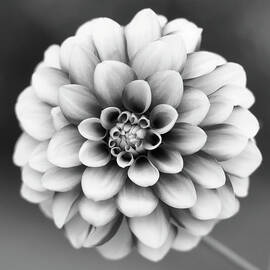
%> input picture flower.jpg, 270 x 270 px
$ octave image_signals.m   (GNU Octave 9; MATLAB toolbox functions it lacks are replaced by stand-ins)
%> lines starting %> are read from the running program, lines starting %| are printed output that depends on the picture; in (x1, y1, x2, y2) boxes, pixels count from 0 and x2, y2 are one past the last pixel; in counts of white or black regions, pixels touching at a corner belong together; the program's own positions count from 1
% Görkem Kadir Solun 22003214

clear;
clc;
close all;

% Read and prepare the original image
I = imread('flower.jpg');
%> I is the input picture: size 270x270x3 uint8; mean R, G, B 144.8, 145, 144.9
A = mat2gray(rgb2gray(I));

% Define filter sizes
filter_sizes = [3, 10, 50];

% ------------------------------------------------------------
% QUESTION 1
% PART 1: Custom convolution on original image
% ------------------------------------------------------------

perform_custom_convolution(A, filter_sizes, 'Original Image');

% Compare with built conv2 results
figure;

for i = 1:length(filter_sizes)
    f = ones(filter_sizes(i)) / (filter_sizes(i) ^ 2);
    output_image_built = conv2(A, f, 'same');
    subplot(2, 2, i);
    imshow(output_image_built, []);
    title(['N=', num2str(filter_sizes(i)), ' Built']);
end

subplot(2, 2, 4), imshow(A), title('Original Image');

% ------------------------------------------------------------
% QUESTION 1
% PART 2: Add noise and repeat
% ------------------------------------------------------------

noisy_image = A + 0.1 * randn(size(A));
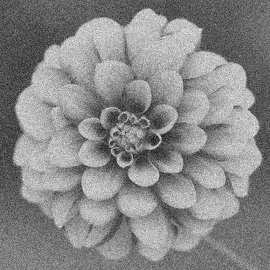
%> noisy_image: size 270x270 double; min -0.388, max 1.4, mean 0.568; drawn with min black and max white
figure;
imshow(noisy_image, []), title('Noisy Image');
perform_custom_convolution(noisy_image, filter_sizes, 'Noisy Image');
%> call 2 of perform_custom_convolution, with filter_sizes = [3 10 50], name = 'Noisy Image'
%> in perform_custom_convolution (call 2), `imshow(image);`:
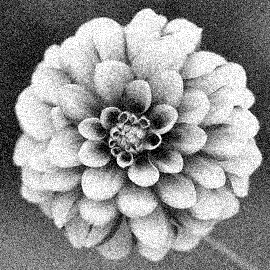
%> displayed picture: size 270x270, on the screen's scale of 0 to 255; min 0, max 255, mean 144

% ------------------------------------------------------------
% QUESTION 2: Linearity test with combined images
% ------------------------------------------------------------

image1 = im2double(imread('image1.png'));
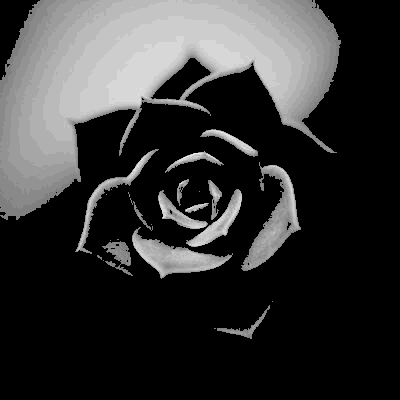
%> input picture image1.png, 400 x 400 px
%> image1: size 400x400 double; min 0, max 0.102, mean 0.0213
image2 = im2double(imread('image2.png'));
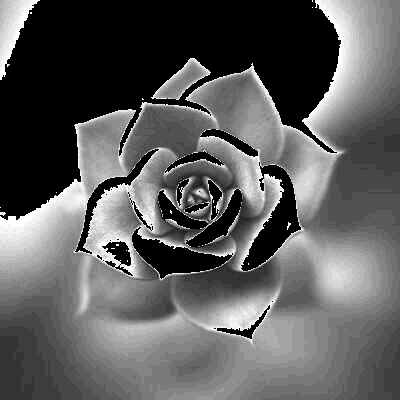
%> input picture image2.png, 400 x 400 px
%> image2: size 400x400 double; min 0, max 0.098, mean 0.0358
filter_10 = ones(10, 10) / 100;

smoothed_combined = custom_convolution(10 * image1 + 5 * image2, filter_10);
%> after the loop in custom_convolution (call 7), `for i = 1:size(output_image, 1)`:
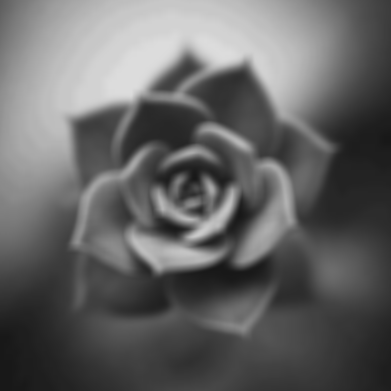
%> output_image: size 391x391 double; min 0.0941, max 0.866, mean 0.395
smoothed_image1 = custom_convolution(10 * image1, filter_10);
smoothed_image2 = custom_convolution(5 * image2, filter_10);
%> after the loop in custom_convolution (call 9), `for i = 1:size(output_image, 1)`:
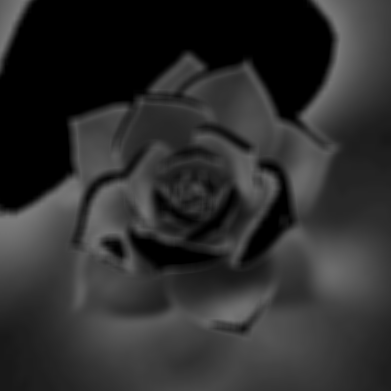
%> output_image: size 391x391 double; min 0, max 0.486, mean 0.18

figure;
subplot(1, 2, 1), imshow(smoothed_combined, []), title('Filtered Combined Image');
subplot(1, 2, 2), imshow(smoothed_image1 + smoothed_image2, []), title('Sum of Individually Filtered Images');

% ------------------------------------------------------------
% QUESTION 3: Detect occurrences of 't' in a text image
% ------------------------------------------------------------

text_image = im2double(imread('Text.png'));
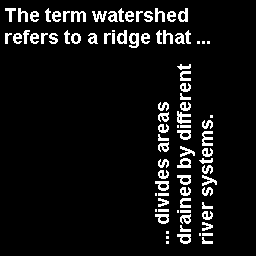
%> input picture Text.png, 256 x 256 px
%> text_image: size 256x256 double; values 0 (black) and 1 (white), 7.3% white in thin lines or dots, all inside (x1, y1, x2, y2) = (5, 8, 217, 244)
%> the run ends on the next line
letter_t = im2double(imread('lettert.png'));
% [14 lines not run here, left out]
function output_image = custom_convolution(image, filter)
    [filter_rows, filter_columns] = size(filter);
    [image_rows, image_columns] = size(image);
    output_image = zeros(image_rows - filter_rows + 1, image_columns - filter_columns + 1);

    for i = 1:size(output_image, 1)

        for j = 1:size(output_image, 2)
            local_region = image(i:i + filter_rows - 1, j:j + filter_columns - 1);
            output_image(i, j) = sum(sum(local_region .* filter));
        end

    end

end

function perform_custom_convolution(image, filter_sizes, name)
    figure;

    for i = 1:length(filter_sizes)
        f = ones(filter_sizes(i)) / (filter_sizes(i) ^ 2);
        output_image = custom_convolution(image, f);
        subplot(2, 2, i);
        imshow(output_image, []);
        title(['N=', num2str(filter_sizes(i))]);
    end

    subplot(2, 2, length(filter_sizes) + 1);
    imshow(image);
    title(name);
end
